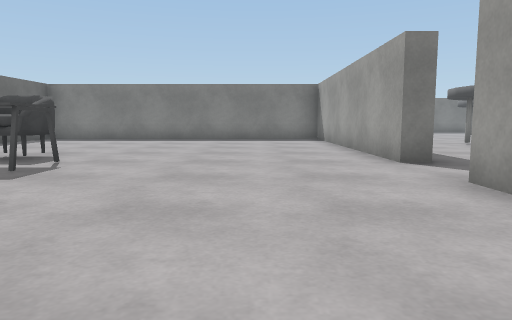
view 1 (above)

16 first-person views from a walk through a Unity game level. The camera is 0.64 m above the floor, tilts 6° down and sees 70° across. The floor is counted in squares, 1 m on a side. Each view is taken from the middle of a square. On the plan, view 1 faces up. The plan holds only what a view shows up to about 10 squares ahead; the rest is blank. The place goes on beyond the plan. The player character is not drawn. Surface patterns are stand-ins for the level's own textures.

view 2
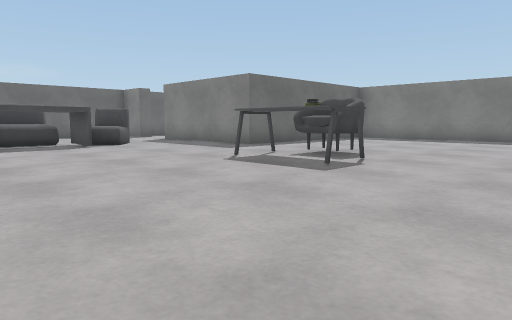

view 3
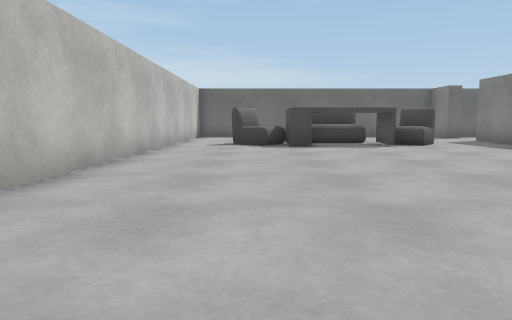

view 4
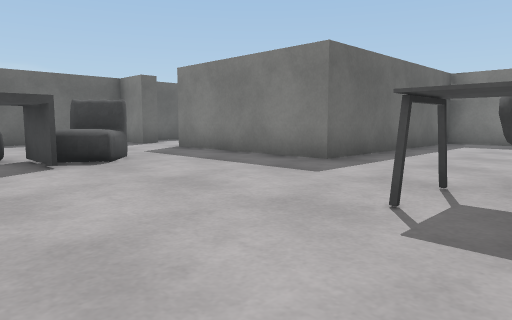

view 5
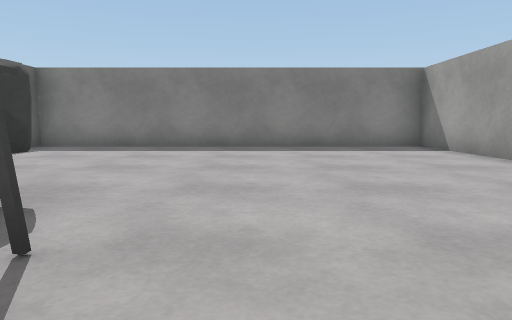

view 6
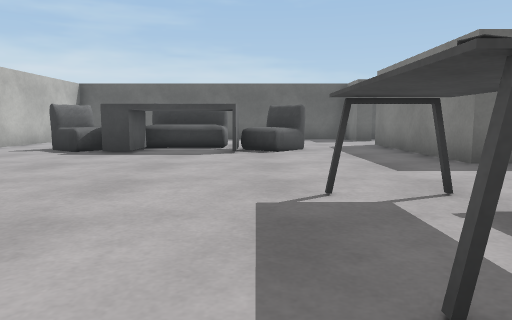

view 7
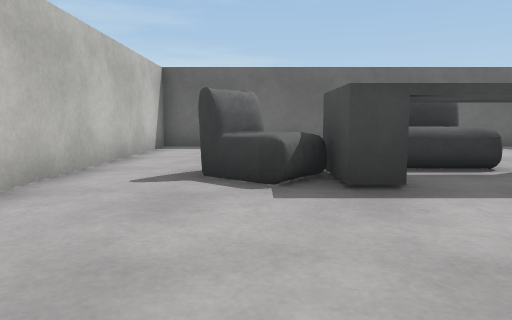

view 8
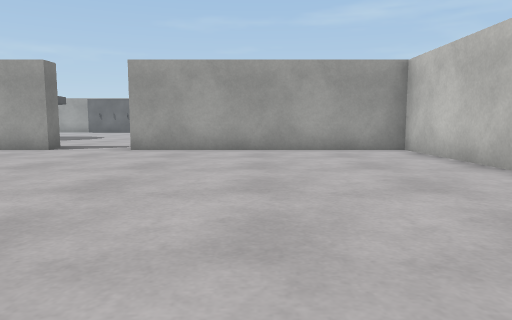

view 9
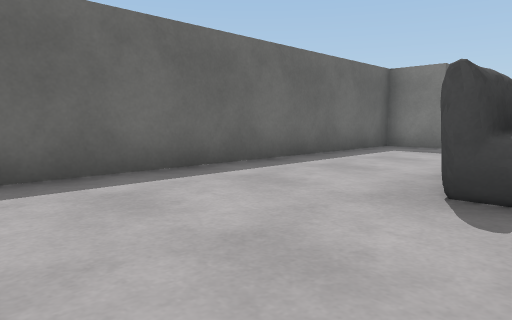

view 10
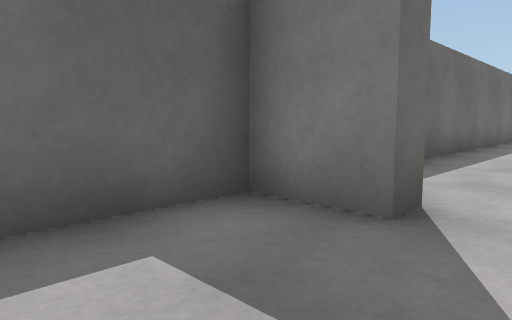

view 11
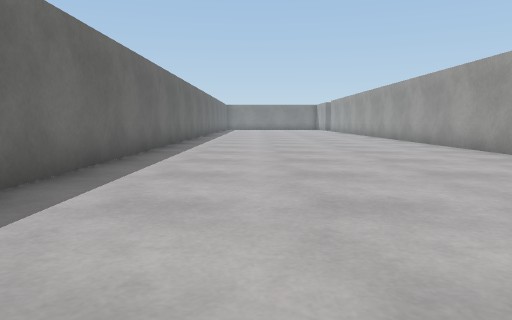

view 12
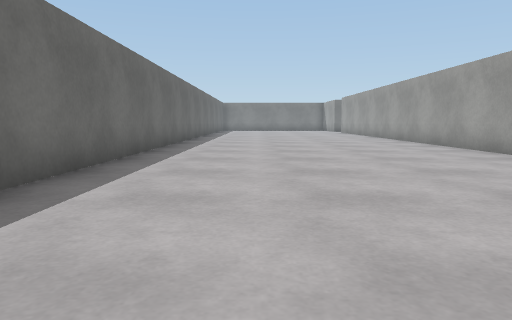

view 13
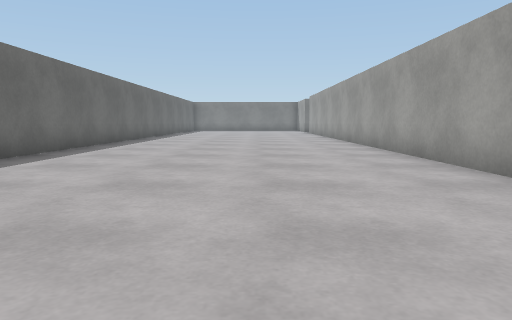

view 14
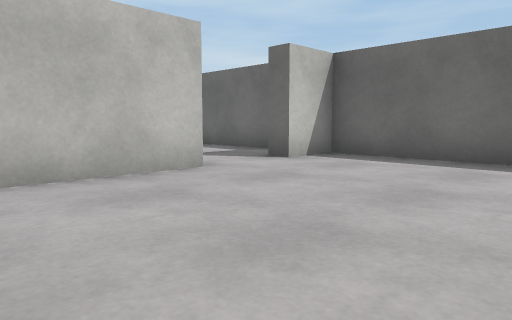

view 15
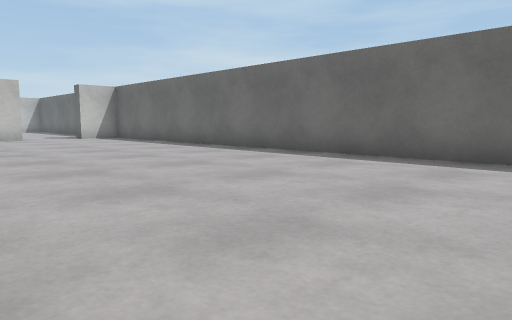

view 16
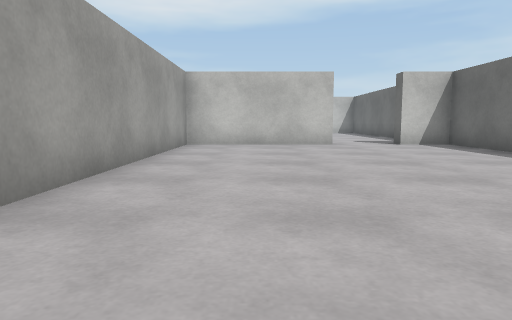

### Floor plan
Points are (right, up) in squares from view 1. A wall is a line through its corners. A room is listed if a view was taken in it or the views show most of it. See-through windows are left out.
Room 1 (views 1, 2, 3, 4, 5, 6, 7, 8, 9, 10, 11)
walls: (2.9, 5.7) (2.3, 5.7) (2.3, 13.5) (-7.6, 13.5) (-7.6, 7.3) (-12.2, 7.3); (-1.2, -2.4) (2.3, -2.4) (2.3, 3.9); (-14, 7.8) (-14, 7.3) (-15.4, 7.3) (-15.4, -2.4) (-3.2, -2.4)
ways out: opening at (-13.5, 8) to room 2; opening at (3, 4.5)
objects: sofa (-12, 1) to (-11, 3); sofa (-11, 0) to (-10, 1); sofa (-11, 4) to (-10, 5); table (-10, 2) to (-10, 3); table (-5, 5); chair (-5, 6) to (-4, 7); books (-4, 5); table (-3, 5)
Room 2 (views 12, 13, 14, 15, 16)
walls: (-15.4, 22.1) (-15.4, 7.8) (-14, 7.8); (-12.2, 7.8) (-9.6, 7.8); (-8.1, 7.9) (-8.1, 22.1)
ways out: opening at (-13.5, 8) to room 1

Where each view was taken, in squares from view 1:
view 1: 0 up, 0 right, facing up
view 2: 0 up, 0 right, facing up-left
view 3: 0 up, 0 right, facing left
view 4: 2 up, 4 left, facing up-left
view 5: 4 up, 2 left, facing up
view 6: 4 up, 2 left, facing left
view 7: 0 up, 6 left, facing left
view 8: 1 up, 6 left, facing right
view 9: 2 down, 11 left, facing up-left
view 10: 5 up, 13 left, facing up-left
view 11: 8 up, 13 left, facing up
view 12: 11 up, 13 left, facing up
view 13: 12 up, 11 left, facing up
view 14: 12 up, 9 left, facing down-left
view 15: 22 up, 9 left, facing down-left
view 16: 18 up, 10 left, facing down
